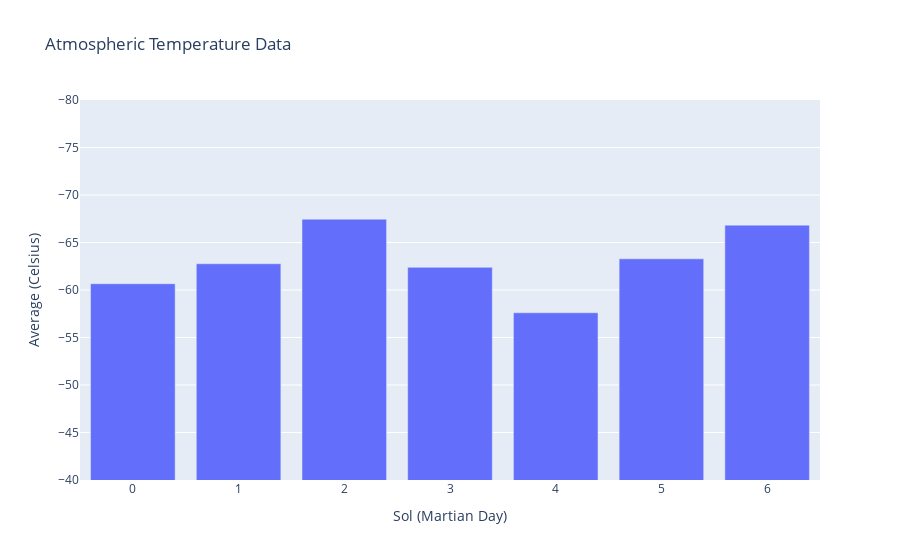

Here is the notebook cell this chart was saved with:
### Markdown cell above
Woah get down from there! This chart is all over the place. We have no proper x or y axis title, or even graph title. Our data is not displayed in an intuitive way. Let's make a few adjustments to the its settings and we can view our data more clearly.

### Code cell
bar = px.bar(temperatures, x="sol_id", y="av", title="Atmospheric Temperature Data",
            labels = { "sol_id" : "Sol (Martian Day)",
                     "av" : "Average (Celsius)" })
bar.update_yaxes(range=[-40,-80])
bar.show()

### Figure 1 — Plotly figure (JSON) as saved in the notebook; plotly's stock layout.template omitted (floating-point values rounded to 4 significant figures)
{"data": [{"alignmentgroup": "True", "hovertemplate": "Sol (Martian Day)=%{x}<br>Average (Celsius)=%{y}<extra></extra>", "legendgroup": "", "marker": {"color": "#636efa"}, "name": "", "offsetgroup": "", "orientation": "v", "showlegend": false, "textposition": "auto", "type": "bar", "x": [0, 1, 2, 3, 4, 5, 6], "xaxis": "x", "y": [-60.66, -62.76, -67.45, -62.39, -57.6, -63.28, -66.83], "yaxis": "y"}], "layout": {"barmode": "relative", "legend": {"tracegroupgap": 0}, "title": {"text": "Atmospheric Temperature Data"}, "xaxis": {"anchor": "y", "domain": [0, 1], "title": {"text": "Sol (Martian Day)"}}, "yaxis": {"anchor": "x", "domain": [0, 1], "range": [-40, -80], "title": {"text": "Average (Celsius)"}}}}
